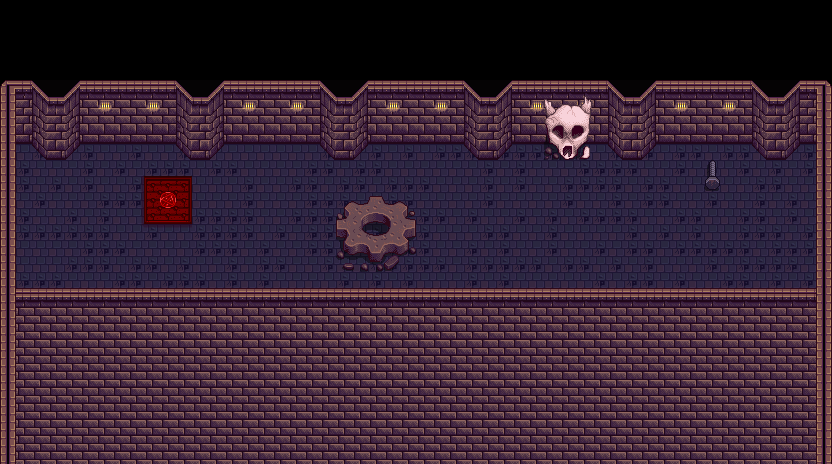

The image is a tile-based game level rendered from a .tmx file. Its description and source (layers, tilesets, objects; grid data summarised) follow:
An orthogonal 52x29 tile map with 16x16 px tiles, 8 tile layers (Back, Back2, Back3, Buildings, ...), 1 hidden layer not drawn, 4 tilesets and 1 object (TileData).

<map version="1.10" tiledversion="1.10.2" orientation="orthogonal" renderorder="right-down" width="52" height="29" tilewidth="16" tileheight="16" infinite="0" nextlayerid="14" nextobjectid="5">
 <tileset firstgid="1" name=".paths" tilewidth="16" tileheight="16" tilecount="64" columns="4">
  <image source=".paths.png" trans="000000" width="64" height="256" />
 </tileset>
 <tileset firstgid="65" name="volcano_dungeon" tilewidth="16" tileheight="16" tilecount="576" columns="16">
  <image source="volcano_dungeon.png" trans="000000" width="256" height="576" />
 </tileset>
 <tileset firstgid="641" name="OMEGAlinc.UndergroundShopsCave_Tiles" tilewidth="16" tileheight="16" tilecount="55" columns="11">
  <image source="OMEGAlinc.UndergroundShopsCave_Tiles.png" trans="000000" width="176" height="80" />
 </tileset>
 <tileset firstgid="696" name=".spring_Shadows" tilewidth="16" tileheight="16" tilecount="475" columns="19">
  <image source=".spring_Shadows.png" trans="000000" width="304" height="400" />
 </tileset>
 <layer id="12" name="Back" width="52" height="29">
  <data>[1508 cells, 600 non-empty, 2 distinct tile ids]</data>
 </layer>
 <layer id="2" name="Back2" width="52" height="29">
  <data>[1508 cells, 16 non-empty, 12 distinct tile ids]</data>
 </layer>
 <layer id="13" name="Back3" width="52" height="29">
  <data>[1508 cells, 1 non-empty, 1 distinct tile ids]</data>
 </layer>
 <layer id="1" name="Buildings" width="52" height="29">
  <data>[1508 cells, 361 non-empty, 45 distinct tile ids]</data>
 </layer>
 <layer id="3" name="Buildings1" width="52" height="29">
  <data>[1508 cells, 0 non-empty, 0 distinct tile ids]</data>
 </layer>
 <layer id="4" name="Paths" width="52" height="29" visible="0">
  <data>[1508 cells, 1241 non-empty, 1 distinct tile ids]</data>
 </layer>
 <layer id="5" name="Front" width="52" height="29">
  <data>[1508 cells, 564 non-empty, 16 distinct tile ids]</data>
 </layer>
 <layer id="6" name="Front2" width="52" height="29">
  <data>[1508 cells, 0 non-empty, 0 distinct tile ids]</data>
 </layer>
 <layer id="7" name="AlwaysFront" width="52" height="29">
  <data>[1508 cells, 0 non-empty, 0 distinct tile ids]</data>
 </layer>
 <objectgroup id="8" name="Back">
  <object id="4" name="TileData" x="144" y="192" width="16" height="16">
   <properties>
    <property name="TouchAction" value="MagicWarp OMEGAlinc.CSExpanded_UndergroundShopsCave 6 7" />
   </properties>
  </object>
 </objectgroup>
 <objectgroup id="10" name="Buildings" />
 <objectgroup id="11" name="Front" />
</map>
